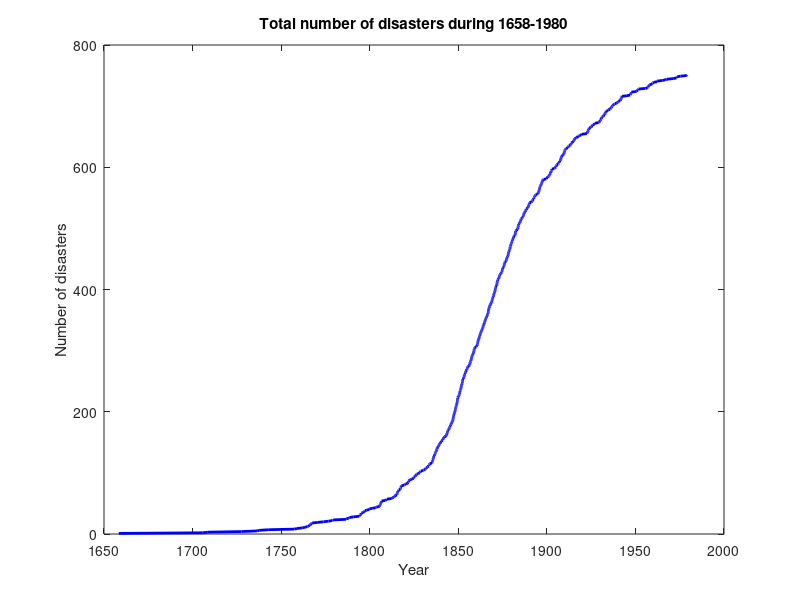

Here is the MATLAB script that generated this plot: (Note: this script raises an error after producing the figure.)
clc;
close all;
clear;
load coal_mine_disasters.mat;

% Plot the data
plot(tau, 1:751, "b", "LineWidth", 2);
xlabel("Year");
ylabel("Number of disasters");
title("Total number of disasters during 1658-1980");
figure(1);

%% 1c)
% Define our interval for from the data given
t_start = 1658;
t_end = 1980;

% Number of samples (N), breakpoints (d) and burn-in (burn_in)
N = 25000;
d = 6;
burn_in = 10000;

% Assign value to the hyperparameter (Psi) 
psi = 20;

for i = 2:d
    % Assign the distributions to hyperprior and prior, 
    %taking the inverse of the second parameter due to MATLABs notation 
    theta = gamrnd(2, 1/psi); % Gamma(2, Psi)
    lambda = gamrnd(2, 1/theta, 1, i); % Gamma(2, theta)
    rho = 0.01 * ones(1,d);
    
    % Construct the breakpoints-vector 
    step_size = (t_end - t_start)/i;
    t_middle = t_start:step_size:t_end;
    t = [t_start,t_middle(2:end-1),t_end];
    breakpoints_update = zeros(N, length(t));
    
    % start burn-in to reach stationary distribution "sufficiently close"
    for j = 1:burn_in
        % Draw theta from corresponding marginal posterior distribution
        theta =  gamrnd(2*length(lambda) + 2, 1./(psi + sum(lambda)));
        % Draw lambda from corresponding marginal posterior distribution
        lambda = posterior_lambda(theta, t, tau);
        [accepted_proposals,t] = MH_algorithm(t, lambda, tau, rho);
    end
end